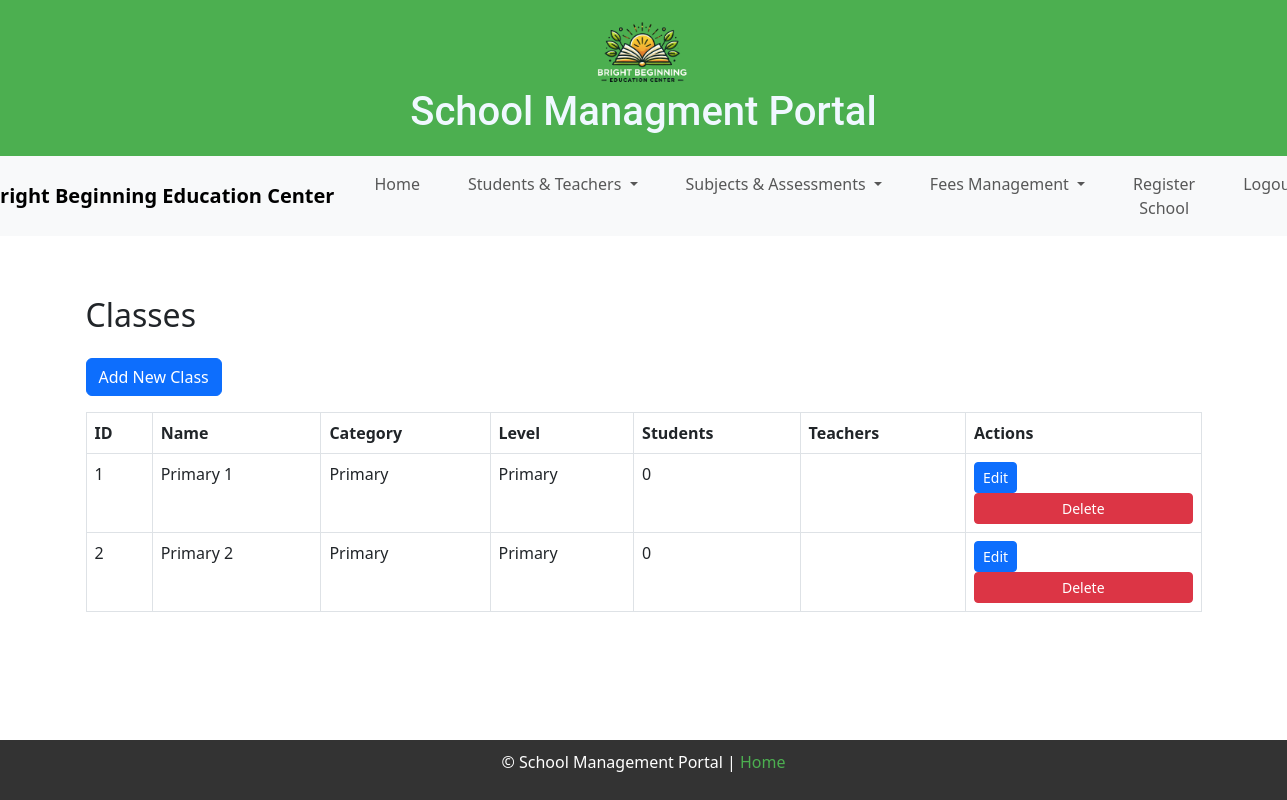
Page /classes (signed in) on the committed database.
### models.py (models this page shows, shortened)
class Class(db.Model):
    __tablename__ = 'classes'
    id = db.Column(db.Integer, primary_key=True)
    class_name = db.Column(db.String(100), nullable=False)
    class_level = db.Column(db.String(50), nullable=False)
    class_category = db.Column(db.String(50), nullable=False)
    school_id = db.Column(db.Integer, db.ForeignKey('schools.id', name='fk_classes_school_id'), nullable=False)
    students = db.relationship('Student', backref='class_', lazy=True, cascade="all, delete-orphan")
    teachers = db.relationship('Teacher', secondary=class_teacher_association, backref='classes', cascade="all, delete-orphan", single_parent=True)
    class_fee_components = db.relationship('ClassFeeComponent', backref='class_', lazy=True, cascade="all, delete-orphan")
    __table_args__ = (
        db.UniqueConstraint('class_name', 'school_id', name='uq_class_per_school'),
    )

### routes.py (the view)
@main.route('/classes')
@login_required
def classes():
    classes_data = db.session.query(
        Class,
        func.count(Student.id).label('student_count')
    ).outerjoin(Student, Student.class_id == Class.id) \
     .filter(Class.school_id == current_user.school_id) \
     .group_by(Class.id).options(joinedload('teachers')).all()
    classes = []
    for class_obj, student_count in classes_data:
        classes.append({
            'class': class_obj,
            'student_count': student_count
        })
    return render_template('classes.html', classes=classes)

### main.py (called while the page is built)
@app.before_request
def before_request():
    g.current_user = current_user

### models.py (called while the page is built)
    @login_manager.user_loader
    def load_user(user_id):
        return User.query.get(int(user_id))

### routes.py (called while the page is built)
@main.before_request
def load_school_details():
    if current_user.is_authenticated:
        if 'school_name' not in session or 'school_logo' not in session:
            school = School.query.get(current_user.school_id)
            if school:
                g.school_name = school.name
                g.school_logo = school.school_logo if school.school_logo else 'static/uploads/default-logo.png'
                session['school_name'] = g.school_name
                session['school_logo'] = g.school_logo  # Store in session
        else:
            g.school_name = session['school_name']
            g.school_logo = session['school_logo']
    else:
        g.school_name = "School Management Portal"
        g.school_logo = "uploads/default-logo.png"

### templates/classes.html (shortened to what this page needs)
{% extends "base.html" %}
{% block content %}
<h2>Classes</h2>
<a href="{{ url_for('main.add_class') }}" class="btn btn-primary mt-3">Add New Class</a>
<table class="table table-bordered mt-3">
    <thead>
        <tr>
            <th>ID</th>
            <th>Name</th>
            <th>Category</th>
            <th>Level</th>
            <th>Students</th>
            <th>Teachers</th>
            <th>Actions</th>
        </tr>
    </thead>
    <tbody>
        {% if classes %}
            {% for item in classes %}  <tr>
                    <td>{{ item.class.id }}</td>  <td>{{ item.class.class_name }}</td>
                    <td>{{ item.class.class_category }}</td>
                    <td>{{ item.class.class_level }}</td>
                    <td>{{ item.student_count }}</td>  <td>
                    </td>
                    <td>
                        <a href="{{ url_for('main.edit_class', class_id=item.class.id) }}" class="btn btn-primary btn-sm">Edit</a>
                        <form method="POST" action="{{ url_for('main.delete_class', class_id=item.class.id) }}" style="display: inline;">
                            <button type="submit" class="btn btn-danger btn-sm" onclick="return confirm('Are you sure you want to delete this class?')">Delete</button>
                        </form>
                    </td>
                </tr>
            {% endfor %}
        {% else %}
            <tr>
                <td colspan="7" class="text-center">No classes found.</td>
            </tr>
        {% endif %}
    </tbody>
</table>
{% endblock %}

### static/style.css (style rules this page uses)
html, body { margin: 0; padding: 0; height: 100%; font-family: Arial, sans-serif; display: flex; flex-direction: column; }
table { width: 100%; border-collapse: collapse; margin-top: 10px; }
table, th, td { border: 1px solid #ddd; padding: 8px; }
th { background-color: #f2f2f2; font-weight: bold; }
form { margin: 0; }
form button { background-color: #333; color: white; padding: 10px 15px; border: none; border-radius: 4px; cursor: pointer; font-size: 16px; width: 100%; }
h2 { color: #333; margin-bottom: 20px; }

### rows in the picture
Class: class.id "1", class.class_name "Primary 1", class.class_category "Primary", class.class_level "Primary"
Class: class.id "2", class.class_name "Primary 2", class.class_category "Primary", class.class_level "Primary"

### other values in the picture
{{ item.student_count }} "0" "0"
